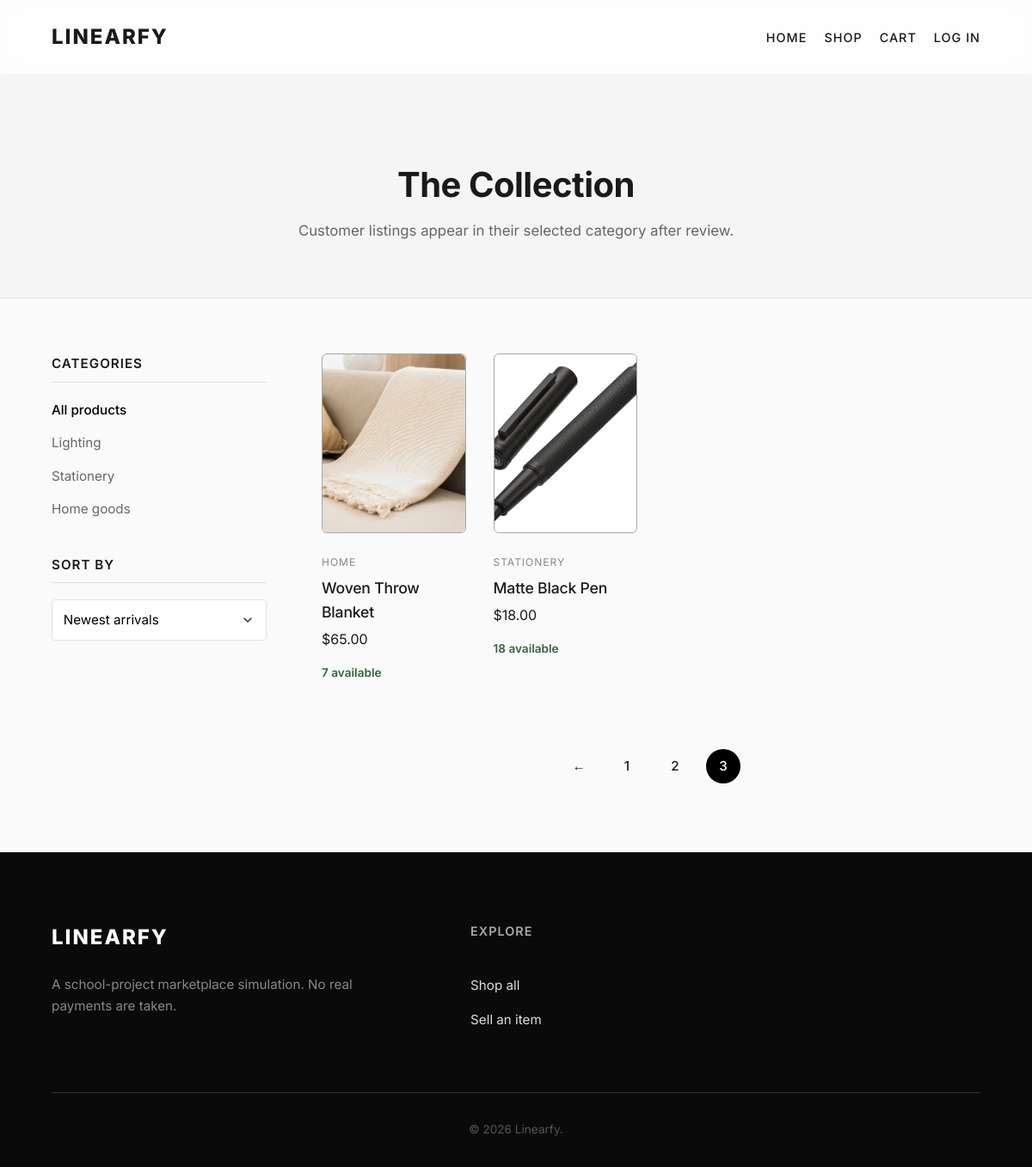
Page /shop?page=3&category=all&sort=newest on the earlier database version.
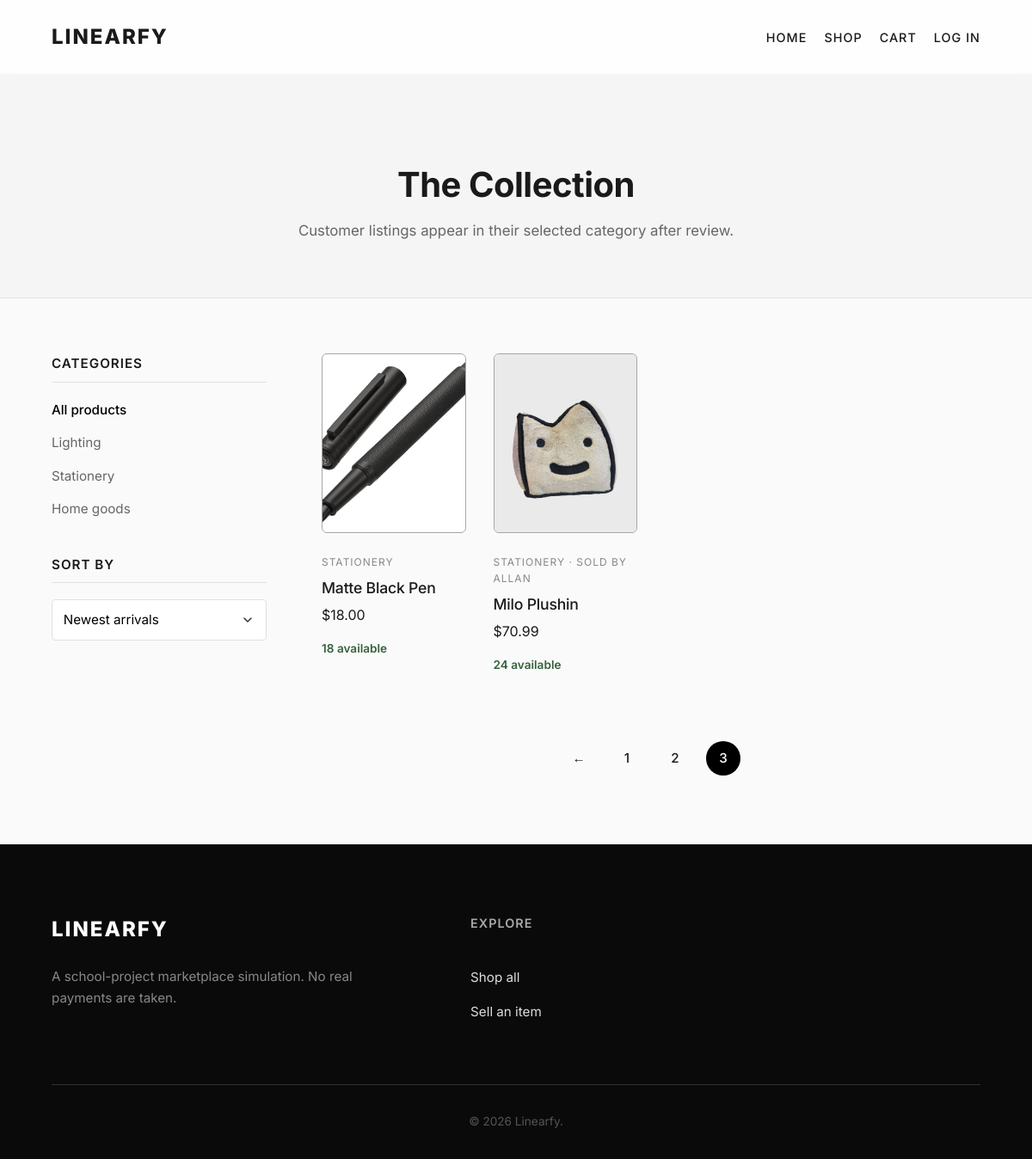
Same page on the later database version.
### app.py (models this page shows)
class Product(db.Model):
    id = db.Column(db.Integer, primary_key=True)
    name = db.Column(db.String(100), nullable=False)
    price = db.Column(db.Float, nullable=False)
    category = db.Column(db.String(50), nullable=False)
    image = db.Column(db.String(200), nullable=False)
    description = db.Column(db.Text, nullable=False)
    is_new = db.Column(db.Boolean, default=False)
    is_sale = db.Column(db.Boolean, default=False)
    stock_count = db.Column(db.Integer, nullable=False, default=10)
    seller_id = db.Column(db.Integer, db.ForeignKey("user.id"), nullable=True)
    status = db.Column(db.String(20), nullable=False, default="approved")
    created_at = db.Column(db.DateTime, default=datetime.utcnow, nullable=False)
    updated_at = db.Column(
        db.DateTime,
        default=datetime.utcnow,
        onupdate=datetime.utcnow,
        nullable=False,
    )
    seller = db.relationship(
        "User",
        backref=db.backref("listings", lazy=True),
    )

class User(db.Model):
    id = db.Column(db.Integer, primary_key=True)
    first_name = db.Column(db.String(50), nullable=False)
    last_name = db.Column(db.String(50), nullable=False)
    dob = db.Column(db.Date, nullable=False)
    email = db.Column(db.String(120), unique=True, nullable=False)
    password = db.Column(db.String(200), nullable=False)
    is_admin = db.Column(db.Boolean, default=False, nullable=False)
    created_at = db.Column(db.DateTime, default=datetime.utcnow, nullable=False)

### app.py (the view)
@app.route("/shop")
def shop():
    category = request.args.get("category", "all")
    sort = request.args.get("sort", "newest")
    page = request.args.get("page", 1, type=int)
    valid_categories = {"all"} | ALLOWED_CATEGORIES
    if category not in valid_categories:
        category = "all"
    query = Product.query.filter_by(status="approved")
    if category != "all":
        query = query.filter_by(category=category)
    if sort == "price-low":
        query = query.order_by(Product.price.asc())
    elif sort == "price-high":
        query = query.order_by(Product.price.desc())
    else:
        sort = "newest"
        query = query.order_by(Product.id.desc())
    pagination = query.paginate(page=page, per_page=4, error_out=False)
    return render_template(
        "shop.html",
        products=pagination.items,
        pagination=pagination,
        current_category=category,
        current_sort=sort,
    )

### app.py (called while the page is built)
def current_user():
    user_id = session.get("user_id")
    return db.session.get(User, user_id) if user_id else None

def product_image_url(product):
    folder = "images/uploads" if product.seller_id else "images/products"
    return url_for("static", filename=f"{folder}/{product.image}")

@app.context_processor
def shared_template_data():
    cart = session.get("cart", {})
    user = current_user()
    saved_product_ids = set()
    if user:
        saved_product_ids = {
            item.product_id
            for item in WishlistItem.query.filter_by(user_id=user.id).all()
        }
    return {
        "cart_count": sum(cart.values()),
        "current_user": user,
        "saved_product_ids": saved_product_ids,
        "product_image_url": product_image_url,
    }

### templates/shop.html (shortened to what this page needs)
{% extends "base.html" %}
{% block content %}
<div class="page-header"><div class="header-content"><h1>The Collection</h1><p>Customer listings appear in their selected category after review.</p></div></div>
<div class="shop-layout"><aside class="shop-sidebar"><div class="filter-group"><h3>Categories</h3><ul class="filter-list">{% for value, label in [('all', 'All products'), ('lighting', 'Lighting'), ('stationery', 'Stationery'), ('home', 'Home goods')] %}<li><a class="{% if current_category == value %}active{% endif %}" href="{{ url_for('shop', category=value, sort=current_sort) }}">{{ label }}</a></li>{% endfor %}</ul></div><div class="filter-group"><h3>Sort by</h3><form method="get"><input name="category" type="hidden" value="{{ current_category }}"><select name="sort" class="custom-select" onchange="this.form.submit()"><option value="newest" {% if current_sort == 'newest' %}selected{% endif %}>Newest arrivals</option><option value="price-low" {% if current_sort == 'price-low' %}selected{% endif %}>Price: low to high</option><option value="price-high" {% if current_sort == 'price-high' %}selected{% endif %}>Price: high to low</option></select></form></div></aside>
<main class="shop-main"><div class="product-grid shop-grid">{% for product in products %}<article class="product-card"><div class="image-wrapper"><img src="{{ product_image_url(product) }}" alt="{{ product.name }}" class="product-image"><div class="quick-action"></div></div><div class="product-info"><p class="stock-status">{{ product.category|title }}{% if product.seller %} · Sold by {{ product.seller.first_name }}{% endif %}</p><h3>{{ product.name }}</h3><p class="price">${{ '%.2f'|format(product.price) }}</p><p class="availability ">{% if product.stock_count == 0 %}Currently unavailable{% else %}{{ product.stock_count }} available{% endif %}</p></div></article>{% else %}<div class="empty-state-box"><p>No products match this category yet.</p></div>{% endfor %}</div>
<div class="pagination">{% if pagination.has_prev %}<a class="page-arrow" href="{{ url_for('shop', page=pagination.prev_num, category=current_category, sort=current_sort) }}">&larr;</a>{% endif %}{% for page_number in pagination.iter_pages() %}{% if page_number %}<a class="page-number {% if page_number == pagination.page %}active{% endif %}" href="{{ url_for('shop', page=page_number, category=current_category, sort=current_sort) }}">{{ page_number }}</a>{% endif %}{% endfor %}{% if pagination.has_next %}<a class="page-arrow" href="{{ url_for('shop', page=pagination.next_num, category=current_category, sort=current_sort) }}">&rarr;</a>{% endif %}</div></main></div>
{% endblock %}

Differences in the rows shown:
no longer on this page (row unchanged): Product: image (placeholder picture), category "HOME", name "Woven Throw Blanket", price "65.00", stock_count "7"
now on this page (row edited): Product: image (picture), category "STATIONERY", seller.first_name "ALLAN", name "Milo Plushin", price "70.99", stock_count "24"
